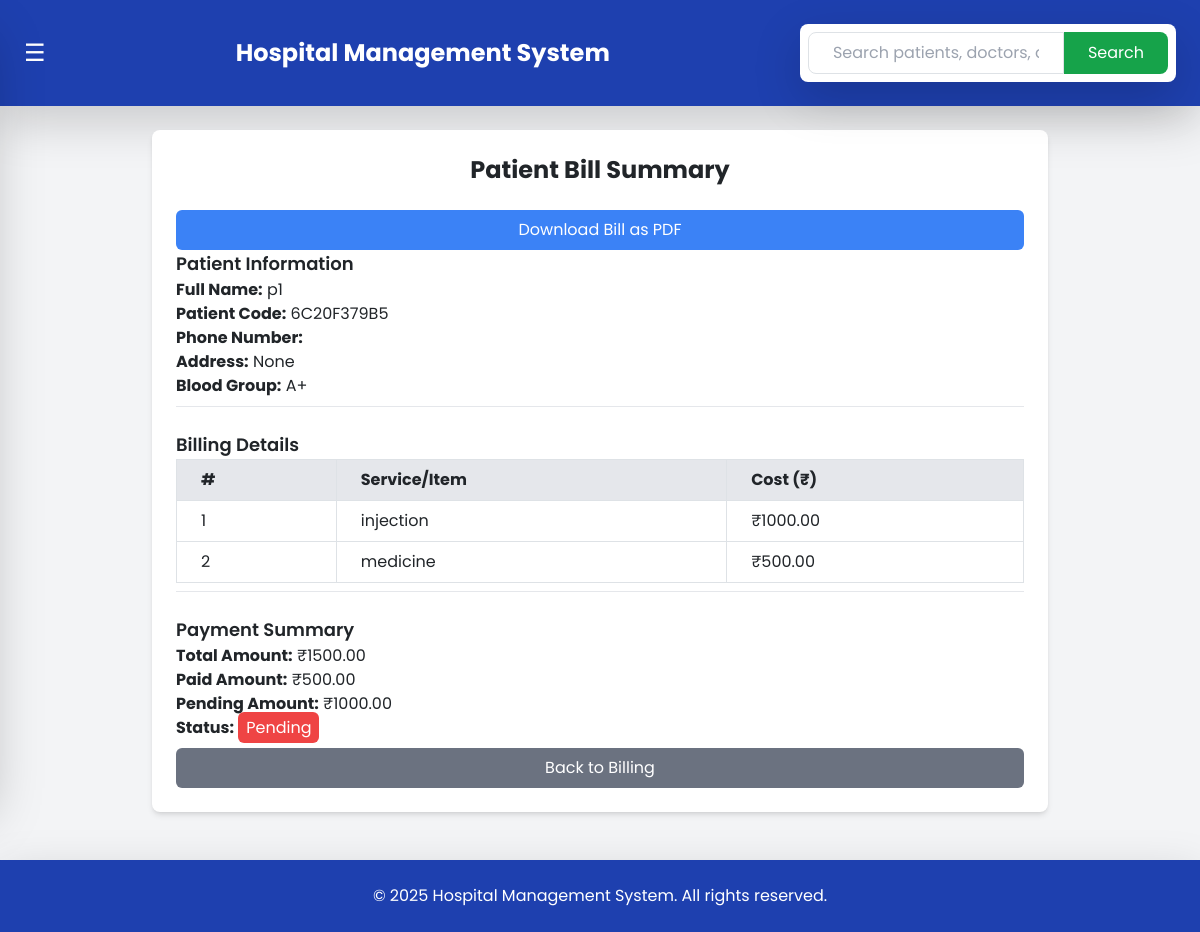
Screenshot of /billing/generate/6C20F379B5/ (signed in) with the database file from the repository.
### hms/models.py (models this page shows, shortened)
class Patient(models.Model):
    patient_code = models.CharField(max_length=10, unique=True, editable=False, blank=True, null=True)
    created_at = models.DateTimeField(default=now)
    user = models.OneToOneField(CustomUser, on_delete=models.CASCADE, related_name="patient")
    date_of_birth = models.DateField(blank=True, null=True)
    contact_number = models.CharField(max_length=15, blank=True, null=True)
    address = models.TextField(blank=True, null=True)
    gender = models.CharField(max_length=10, choices=CustomUser.GENDER_CHOICES, blank=True, null=True)
    aadhar_number = models.CharField(max_length=12, unique=True, validators=[MinLengthValidator(12)], blank=True, null=True)
    blood_group = models.CharField(max_length=3, blank=True, null=True, choices=[
        ('A+', 'A+'), ('A-', 'A-'), ('B+', 'B+'), ('B-', 'B-'),
        ('O+', 'O+'), ('O-', 'O-'), ('AB+', 'AB+'), ('AB-', 'AB-')
    ])
    email = models.EmailField(unique=True, blank=True, null=True)
    guarantor_name = models.CharField(max_length=255, blank=True, null=True)
    guarantor_address = models.TextField(blank=True, null=True)
    guarantor_mobile = models.CharField(max_length=15, blank=True, null=True)
    guarantor_relationship = models.CharField(max_length=50, blank=True, null=True)
    guarantor_gender = models.CharField(max_length=10, choices=CustomUser.GENDER_CHOICES, blank=True, null=True)
    profile_picture = models.ImageField(upload_to='patient_profiles/', blank=True, null=True)

class CustomUser(AbstractUser):
    GENDER_CHOICES = (
        ('male', 'Male'),
        ('female', 'Female'),
        ('other', 'Other'),
    )
    full_name = models.CharField(max_length=255, blank=True, null=True)
    contact_number = models.CharField(max_length=15, blank=True, null=True)
    address = models.TextField(blank=True, null=True)
    gender = models.CharField(max_length=10, choices=GENDER_CHOICES, blank=True, null=True)
    groups = models.ManyToManyField(Group, related_name="customuser_groups", blank=True)
    user_permissions = models.ManyToManyField(Permission, related_name="customuser_permissions", blank=True)

class Expense(models.Model):
    CATEGORY_CHOICES = [
        ('medicine', 'Medicine'),
        ('injection', 'Injection'),
        ('resource', 'Resource'),
        ('doctor_fee', 'Doctor Fee'),
        ('surgery', 'Surgery'),
        ('checkup', 'Checkup'),
        ('other', 'Other'),
    ]
    patient = models.ForeignKey(Patient, on_delete=models.CASCADE)
    category = models.CharField(max_length=20, choices=CATEGORY_CHOICES,null=True)
    description = models.TextField(null=True)  # Description of the expense
    cost = models.DecimalField(max_digits=10, decimal_places=2)

class Billing(models.Model):
    patient = models.ForeignKey(Patient, on_delete=models.CASCADE)
    total_amount = models.DecimalField(max_digits=10, decimal_places=2, default=0)
    paid_amount = models.DecimalField(max_digits=10, decimal_places=2, default=0)
    status = models.CharField(max_length=20, choices=[('paid', 'Paid'), ('pending', 'Pending')], default='pending')
    generated_on = models.DateTimeField(auto_now_add=True)

### hms/views.py (the view)
# urls.py: path('billing/generate/<str:patient_code>/', generate_bill, name='generate_bill'),
@login_required
def generate_bill(request, patient_code):
    patient = get_object_or_404(Patient, patient_code=patient_code)
    expenses = Expense.objects.filter(patient=patient)
    total_amount = sum(expense.cost for expense in expenses)
    bill, created = Billing.objects.get_or_create(patient=patient)
    bill.total_amount = total_amount
    bill.status = "paid" if bill.paid_amount >= total_amount else "pending"
    bill.save()
    pending_amount = bill.total_amount - bill.paid_amount
    return render(request, 'hms/generate_bill.html', {
        'patient': patient,
        'expenses': expenses,
        'bill': bill,
        'pending_amount': pending_amount
    })

### hms/templates/hms/generate_bill.html (shortened to what this page needs)
{% extends 'hms/base.html' %}
{% block content %}
<div class="max-w-4xl mx-auto bg-white p-6 rounded-lg shadow-md">
    <h2 class="text-2xl font-bold text-center mb-4">Patient Bill Summary</h2>
    <a href="{% url 'download_bill_pdf' patient.patient_code %}"
   class="block text-center bg-blue-500 text-white py-2 px-4 rounded mt-4 hover:bg-blue-700">
    Download Bill as PDF
</a>
    <div class="mb-4 border-b pb-2">
        <h3 class="text-lg font-semibold">Patient Information</h3>
        <p><strong>Full Name:</strong> {{ patient.user.full_name}}</p>
        <p><strong>Patient Code:</strong> {{ patient.patient_code }}</p>
        <p><strong>Phone Number:</strong> {{ patient.phone_number }}</p>
        <p><strong>Address:</strong> {{ patient.address }}</p>
        <p><strong>Blood Group:</strong> {{ patient.blood_group }}</p>
    </div>
    <div class="mb-4 border-b pb-2">
        <h3 class="text-lg font-semibold">Billing Details</h3>
        <table class="w-full border-collapse border border-gray-300">
            <thead>
                <tr class="bg-gray-200">
                    <th class="border border-gray-300 px-4 py-2">#</th>
                    <th class="border border-gray-300 px-4 py-2">Service/Item</th>
                    <th class="border border-gray-300 px-4 py-2">Cost (₹)</th>
                </tr>
            </thead>
            <tbody>
                {% for expense in expenses %}
                <tr>
                    <td class="border border-gray-300 px-4 py-2">{{ forloop.counter }}</td>
                    <td class="border border-gray-300 px-4 py-2">{{ expense.category }}</td>
                    <td class="border border-gray-300 px-4 py-2">₹{{ expense.cost|floatformat:2 }}</td>
                </tr>
                {% empty %}
                <tr>
                    <td colspan="3" class="text-center py-4">No expenses recorded.</td>
                </tr>
                {% endfor %}
            </tbody>
        </table>
    </div>
    <div class="mt-4">
        <h3 class="text-lg font-semibold">Payment Summary</h3>
        <p><strong>Total Amount:</strong> ₹{{ bill.total_amount|floatformat:2 }}</p>
        <p><strong>Paid Amount:</strong> ₹{{ bill.paid_amount|floatformat:2 }}</p>
        <p><strong>Pending Amount:</strong> ₹{{ pending_amount|floatformat:2 }}</p>
        <p><strong>Status:</strong> <span class="px-2 py-1 rounded text-white {% if bill.status == 'paid' %}bg-green-500{% else %}bg-red-500{% endif %}">
            {{ bill.status|title }}
        </span></p>
    </div>
    <a href="{% url 'billing' %}" class="block text-center bg-gray-500 text-white py-2 px-4 rounded mt-2 hover:bg-gray-700">Back to Billing</a>
</div>
{% endblock %}

### hms/templates/hms/base.html (style rules this page uses)
body { font-family: 'Poppins', sans-serif; }

### rows the page displays
Patient: user.full_name "p1", patient_code "6C20F379B5", address "None", blood_group "A+"
Expense: category "injection", cost "1000.00"
Expense: category "medicine", cost "500.00"
Billing: total_amount "1500.00", paid_amount "500.00", status "Pending"

### other values shown
{{ pending_amount|floatformat:2 }} "1000.00"
